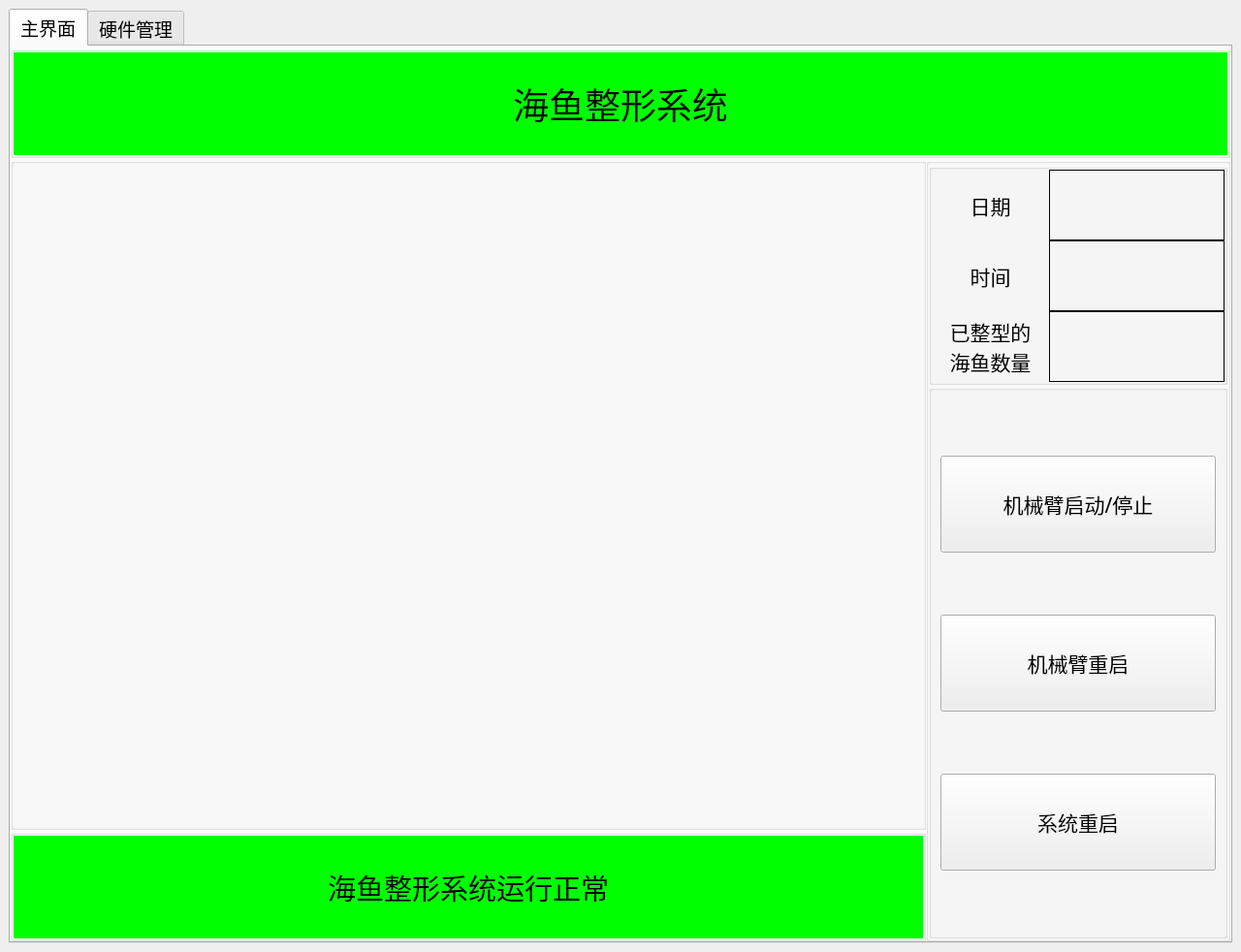
<?xml version="1.0" encoding="UTF-8"?>
<ui version="4.0">
 <class>MainWindow</class>
 <widget class="QMainWindow" name="MainWindow">
  <property name="geometry">
   <rect>
    <x>0</x>
    <y>0</y>
    <width>1280</width>
    <height>982</height>
   </rect>
  </property>
  <property name="windowTitle">
   <string>MainWindow</string>
  </property>
  <widget class="QWidget" name="centralwidget">
   <layout class="QGridLayout" name="gridLayout_5">
    <item row="0" column="0">
     <widget class="QTabWidget" name="tabWidget">
      <property name="enabled">
       <bool>true</bool>
      </property>
      <property name="font">
       <font>
        <family>Adobe Arabic</family>
        <pointsize>14</pointsize>
       </font>
      </property>
      <property name="currentIndex">
       <number>0</number>
      </property>
      <widget class="QWidget" name="tab_main">
       <property name="layoutDirection">
        <enum>Qt::LeftToRight</enum>
       </property>
       <attribute name="title">
        <string>主界面</string>
       </attribute>
       <layout class="QVBoxLayout" name="verticalLayout_3" stretch="1,7">
        <property name="spacing">
         <number>0</number>
        </property>
        <property name="leftMargin">
         <number>0</number>
        </property>
        <property name="topMargin">
         <number>0</number>
        </property>
        <property name="rightMargin">
         <number>0</number>
        </property>
        <property name="bottomMargin">
         <number>0</number>
        </property>
        <item>
         <widget class="QGroupBox" name="groupBox">
          <property name="font">
           <font>
            <family>Adobe Arabic</family>
            <pointsize>16</pointsize>
           </font>
          </property>
          <property name="title">
           <string/>
          </property>
          <layout class="QGridLayout" name="gridLayout_2">
           <property name="leftMargin">
            <number>0</number>
           </property>
           <property name="topMargin">
            <number>0</number>
           </property>
           <property name="rightMargin">
            <number>0</number>
           </property>
           <property name="bottomMargin">
            <number>0</number>
           </property>
           <property name="spacing">
            <number>0</number>
           </property>
           <item row="0" column="0">
            <widget class="QLabel" name="label_title">
             <property name="font">
              <font>
               <family>宋体</family>
               <pointsize>28</pointsize>
              </font>
             </property>
             <property name="styleSheet">
              <string notr="true">background:rgb(0, 255, 0)</string>
             </property>
             <property name="text">
              <string>海鱼整形系统</string>
             </property>
             <property name="scaledContents">
              <bool>true</bool>
             </property>
             <property name="alignment">
              <set>Qt::AlignCenter</set>
             </property>
            </widget>
           </item>
          </layout>
         </widget>
        </item>
        <item>
         <layout class="QHBoxLayout" name="horizontalLayout" stretch="3,1">
          <item>
           <layout class="QVBoxLayout" name="verticalLayout" stretch="6,1">
            <item>
             <widget class="QGroupBox" name="groupBox_2">
              <property name="title">
               <string/>
              </property>
              <layout class="QGridLayout" name="gridLayout">
               <property name="leftMargin">
                <number>0</number>
               </property>
               <property name="topMargin">
                <number>0</number>
               </property>
               <property name="rightMargin">
                <number>0</number>
               </property>
               <property name="bottomMargin">
                <number>0</number>
               </property>
               <property name="spacing">
                <number>0</number>
               </property>
               <item row="0" column="0">
                <widget class="QLabel" name="label_showpic">
                 <property name="text">
                  <string/>
                 </property>
                 <property name="pixmap">
                  <pixmap resource="picture.qrc">:/pic/window.jpg</pixmap>
                 </property>
                 <property name="scaledContents">
                  <bool>true</bool>
                 </property>
                 <property name="alignment">
                  <set>Qt::AlignCenter</set>
                 </property>
                </widget>
               </item>
              </layout>
             </widget>
            </item>
            <item>
             <widget class="QGroupBox" name="groupBox_3">
              <property name="title">
               <string/>
              </property>
              <property name="alignment">
               <set>Qt::AlignCenter</set>
              </property>
              <layout class="QGridLayout" name="gridLayout_3">
               <property name="leftMargin">
                <number>0</number>
               </property>
               <property name="topMargin">
                <number>0</number>
               </property>
               <property name="rightMargin">
                <number>0</number>
               </property>
               <property name="bottomMargin">
                <number>0</number>
               </property>
               <property name="spacing">
                <number>0</number>
               </property>
               <item row="0" column="0">
                <widget class="QLabel" name="label_sys_status">
                 <property name="font">
                  <font>
                   <family>宋体</family>
                   <pointsize>22</pointsize>
                  </font>
                 </property>
                 <property name="styleSheet">
                  <string notr="true">background:rgb(0, 255, 0)</string>
                 </property>
                 <property name="text">
                  <string>海鱼整形系统运行正常</string>
                 </property>
                 <property name="alignment">
                  <set>Qt::AlignCenter</set>
                 </property>
                </widget>
               </item>
              </layout>
             </widget>
            </item>
           </layout>
          </item>
          <item>
           <widget class="QGroupBox" name="groupBox_4">
            <property name="maximumSize">
             <size>
              <width>512</width>
              <height>16777215</height>
             </size>
            </property>
            <property name="title">
             <string/>
            </property>
            <layout class="QVBoxLayout" name="verticalLayout_4" stretch="2,5">
             <property name="spacing">
              <number>0</number>
             </property>
             <property name="leftMargin">
              <number>0</number>
             </property>
             <property name="topMargin">
              <number>0</number>
             </property>
             <property name="rightMargin">
              <number>0</number>
             </property>
             <property name="bottomMargin">
              <number>0</number>
             </property>
             <item>
              <widget class="QGroupBox" name="groupBox_5">
               <property name="title">
                <string/>
               </property>
               <layout class="QVBoxLayout" name="verticalLayout_5" stretch="1,1,1">
                <property name="spacing">
                 <number>0</number>
                </property>
                <property name="leftMargin">
                 <number>0</number>
                </property>
                <property name="topMargin">
                 <number>0</number>
                </property>
                <property name="rightMargin">
                 <number>0</number>
                </property>
                <property name="bottomMargin">
                 <number>0</number>
                </property>
                <item>
                 <layout class="QHBoxLayout" name="horizontalLayout_2" stretch="2,3">
                  <item>
                   <widget class="QLabel" name="label_riqi">
                    <property name="font">
                     <font>
                      <family>宋体</family>
                      <pointsize>16</pointsize>
                     </font>
                    </property>
                    <property name="text">
                     <string>日期</string>
                    </property>
                    <property name="alignment">
                     <set>Qt::AlignCenter</set>
                    </property>
                   </widget>
                  </item>
                  <item>
                   <widget class="QLabel" name="label_riqi_show">
                    <property name="font">
                     <font>
                      <family>宋体</family>
                      <pointsize>16</pointsize>
                     </font>
                    </property>
                    <property name="frameShape">
                     <enum>QFrame::Box</enum>
                    </property>
                    <property name="text">
                     <string/>
                    </property>
                    <property name="alignment">
                     <set>Qt::AlignCenter</set>
                    </property>
                   </widget>
                  </item>
                 </layout>
                </item>
                <item>
                 <layout class="QHBoxLayout" name="horizontalLayout_3" stretch="2,3">
                  <item>
                   <widget class="QLabel" name="label_time">
                    <property name="font">
                     <font>
                      <family>宋体</family>
                      <pointsize>16</pointsize>
                     </font>
                    </property>
                    <property name="text">
                     <string>时间</string>
                    </property>
                    <property name="alignment">
                     <set>Qt::AlignCenter</set>
                    </property>
                   </widget>
                  </item>
                  <item>
                   <widget class="QLabel" name="label_time_show">
                    <property name="font">
                     <font>
                      <family>宋体</family>
                      <pointsize>16</pointsize>
                     </font>
                    </property>
                    <property name="frameShape">
                     <enum>QFrame::Box</enum>
                    </property>
                    <property name="text">
                     <string/>
                    </property>
                    <property name="alignment">
                     <set>Qt::AlignCenter</set>
                    </property>
                   </widget>
                  </item>
                 </layout>
                </item>
                <item>
                 <layout class="QHBoxLayout" name="horizontalLayout_4" stretch="2,3">
                  <item>
                   <widget class="QLabel" name="label_work">
                    <property name="font">
                     <font>
                      <family>宋体</family>
                      <pointsize>16</pointsize>
                     </font>
                    </property>
                    <property name="text">
                     <string>已整型的
海鱼数量</string>
                    </property>
                    <property name="alignment">
                     <set>Qt::AlignCenter</set>
                    </property>
                   </widget>
                  </item>
                  <item>
                   <widget class="QLabel" name="label_work_show">
                    <property name="font">
                     <font>
                      <family>宋体</family>
                      <pointsize>16</pointsize>
                     </font>
                    </property>
                    <property name="frameShape">
                     <enum>QFrame::Box</enum>
                    </property>
                    <property name="text">
                     <string/>
                    </property>
                    <property name="alignment">
                     <set>Qt::AlignCenter</set>
                    </property>
                   </widget>
                  </item>
                 </layout>
                </item>
               </layout>
              </widget>
             </item>
             <item>
              <widget class="QGroupBox" name="groupBox_6">
               <property name="enabled">
                <bool>true</bool>
               </property>
               <property name="title">
                <string/>
               </property>
               <layout class="QVBoxLayout" name="verticalLayout_6">
                <item>
                 <widget class="QPushButton" name="pushButton_start">
                  <property name="enabled">
                   <bool>true</bool>
                  </property>
                  <property name="minimumSize">
                   <size>
                    <width>0</width>
                    <height>100</height>
                   </size>
                  </property>
                  <property name="font">
                   <font>
                    <family>宋体</family>
                    <pointsize>16</pointsize>
                   </font>
                  </property>
                  <property name="text">
                   <string>机械臂启动/停止</string>
                  </property>
                 </widget>
                </item>
                <item>
                 <widget class="QPushButton" name="pushButton_reflash">
                  <property name="minimumSize">
                   <size>
                    <width>0</width>
                    <height>100</height>
                   </size>
                  </property>
                  <property name="font">
                   <font>
                    <family>宋体</family>
                    <pointsize>16</pointsize>
                   </font>
                  </property>
                  <property name="text">
                   <string>机械臂重启</string>
                  </property>
                 </widget>
                </item>
                <item>
                 <widget class="QPushButton" name="pushButton_sys_restart">
                  <property name="minimumSize">
                   <size>
                    <width>0</width>
                    <height>100</height>
                   </size>
                  </property>
                  <property name="font">
                   <font>
                    <family>宋体</family>
                    <pointsize>16</pointsize>
                   </font>
                  </property>
                  <property name="text">
                   <string>系统重启</string>
                  </property>
                 </widget>
                </item>
               </layout>
              </widget>
             </item>
            </layout>
           </widget>
          </item>
         </layout>
        </item>
       </layout>
      </widget>
      <widget class="QWidget" name="tab_EQ">
       <attribute name="title">
        <string>硬件管理</string>
       </attribute>
       <layout class="QGridLayout" name="gridLayout_4">
        <property name="leftMargin">
         <number>0</number>
        </property>
        <property name="topMargin">
         <number>0</number>
        </property>
        <property name="rightMargin">
         <number>0</number>
        </property>
        <property name="bottomMargin">
         <number>0</number>
        </property>
        <property name="spacing">
         <number>0</number>
        </property>
        <item row="0" column="0">
         <widget class="QGroupBox" name="groupBox_7">
          <property name="title">
           <string/>
          </property>
          <layout class="QGridLayout" name="gridLayout_6">
           <property name="leftMargin">
            <number>0</number>
           </property>
           <property name="topMargin">
            <number>0</number>
           </property>
           <property name="rightMargin">
            <number>0</number>
           </property>
           <property name="bottomMargin">
            <number>0</number>
           </property>
           <item row="0" column="0">
            <layout class="QVBoxLayout" name="verticalLayout_2" stretch="1,7">
             <item>
              <widget class="QLabel" name="label">
               <property name="font">
                <font>
                 <family>宋体</family>
                 <pointsize>24</pointsize>
                </font>
               </property>
               <property name="styleSheet">
                <string notr="true">background-color:rgb(0,255,0)</string>
               </property>
               <property name="text">
                <string>海鱼整形系统管理界面</string>
               </property>
               <property name="alignment">
                <set>Qt::AlignCenter</set>
               </property>
              </widget>
             </item>
             <item>
              <widget class="QGroupBox" name="groupBox_8">
               <property name="title">
                <string/>
               </property>
               <layout class="QGridLayout" name="gridLayout_7">
                <property name="leftMargin">
                 <number>0</number>
                </property>
                <property name="topMargin">
                 <number>0</number>
                </property>
                <property name="rightMargin">
                 <number>0</number>
                </property>
                <property name="bottomMargin">
                 <number>0</number>
                </property>
                <item row="0" column="0">
                 <widget class="QSplitter" name="splitter">
                  <property name="orientation">
                   <enum>Qt::Horizontal</enum>
                  </property>
                  <widget class="QGroupBox" name="groupBox_9">
                   <property name="font">
                    <font>
                     <family>宋体</family>
                     <pointsize>16</pointsize>
                    </font>
                   </property>
                   <property name="title">
                    <string>硬件检测</string>
                   </property>
                   <property name="alignment">
                    <set>Qt::AlignCenter</set>
                   </property>
                   <layout class="QHBoxLayout" name="horizontalLayout_10" stretch="1,3">
                    <item>
                     <layout class="QVBoxLayout" name="verticalLayout_8">
                      <item>
                       <widget class="QLabel" name="label_2">
                        <property name="text">
                         <string>工业相机：</string>
                        </property>
                        <property name="alignment">
                         <set>Qt::AlignCenter</set>
                        </property>
                       </widget>
                      </item>
                      <item>
                       <widget class="QLabel" name="label_3">
                        <property name="text">
                         <string>PLC：</string>
                        </property>
                        <property name="alignment">
                         <set>Qt::AlignCenter</set>
                        </property>
                       </widget>
                      </item>
                      <item>
                       <widget class="QLabel" name="label_4">
                        <property name="text">
                         <string>硬件3：</string>
                        </property>
                        <property name="alignment">
                         <set>Qt::AlignCenter</set>
                        </property>
                       </widget>
                      </item>
                      <item>
                       <widget class="QLabel" name="label_5">
                        <property name="text">
                         <string>硬件4：</string>
                        </property>
                        <property name="alignment">
                         <set>Qt::AlignCenter</set>
                        </property>
                       </widget>
                      </item>
                      <item>
                       <widget class="QLabel" name="label_6">
                        <property name="text">
                         <string>硬件5：</string>
                        </property>
                        <property name="alignment">
                         <set>Qt::AlignCenter</set>
                        </property>
                       </widget>
                      </item>
                      <item>
                       <widget class="QLabel" name="label_7">
                        <property name="text">
                         <string>硬件6：</string>
                        </property>
                        <property name="alignment">
                         <set>Qt::AlignCenter</set>
                        </property>
                       </widget>
                      </item>
                      <item>
                       <widget class="QLabel" name="label_8">
                        <property name="text">
                         <string>硬件7：</string>
                        </property>
                        <property name="alignment">
                         <set>Qt::AlignCenter</set>
                        </property>
                       </widget>
                      </item>
                      <item>
                       <widget class="QLabel" name="label_9">
                        <property name="text">
                         <string>硬件8：</string>
                        </property>
                        <property name="alignment">
                         <set>Qt::AlignCenter</set>
                        </property>
                       </widget>
                      </item>
                     </layout>
                    </item>
                    <item>
                     <layout class="QVBoxLayout" name="verticalLayout_7">
                      <item>
                       <widget class="QLabel" name="label_15">
                        <property name="frameShape">
                         <enum>QFrame::Box</enum>
                        </property>
                        <property name="text">
                         <string>无</string>
                        </property>
                        <property name="alignment">
                         <set>Qt::AlignCenter</set>
                        </property>
                       </widget>
                      </item>
                      <item>
                       <widget class="QLabel" name="label_12">
                        <property name="frameShape">
                         <enum>QFrame::Box</enum>
                        </property>
                        <property name="text">
                         <string>无</string>
                        </property>
                        <property name="alignment">
                         <set>Qt::AlignCenter</set>
                        </property>
                       </widget>
                      </item>
                      <item>
                       <widget class="QLabel" name="label_10">
                        <property name="frameShape">
                         <enum>QFrame::Box</enum>
                        </property>
                        <property name="text">
                         <string>无</string>
                        </property>
                        <property name="alignment">
                         <set>Qt::AlignCenter</set>
                        </property>
                       </widget>
                      </item>
                      <item>
                       <widget class="QLabel" name="label_14">
                        <property name="frameShape">
                         <enum>QFrame::Box</enum>
                        </property>
                        <property name="text">
                         <string>无</string>
                        </property>
                        <property name="alignment">
                         <set>Qt::AlignCenter</set>
                        </property>
                       </widget>
                      </item>
                      <item>
                       <widget class="QLabel" name="label_11">
                        <property name="frameShape">
                         <enum>QFrame::Box</enum>
                        </property>
                        <property name="text">
                         <string>无</string>
                        </property>
                        <property name="alignment">
                         <set>Qt::AlignCenter</set>
                        </property>
                       </widget>
                      </item>
                      <item>
                       <widget class="QLabel" name="label_17">
                        <property name="frameShape">
                         <enum>QFrame::Box</enum>
                        </property>
                        <property name="text">
                         <string>无</string>
                        </property>
                        <property name="alignment">
                         <set>Qt::AlignCenter</set>
                        </property>
                       </widget>
                      </item>
                      <item>
                       <widget class="QLabel" name="label_13">
                        <property name="frameShape">
                         <enum>QFrame::Box</enum>
                        </property>
                        <property name="text">
                         <string>无</string>
                        </property>
                        <property name="alignment">
                         <set>Qt::AlignCenter</set>
                        </property>
                       </widget>
                      </item>
                      <item>
                       <widget class="QLabel" name="label_16">
                        <property name="frameShape">
                         <enum>QFrame::Box</enum>
                        </property>
                        <property name="text">
                         <string>无</string>
                        </property>
                        <property name="alignment">
                         <set>Qt::AlignCenter</set>
                        </property>
                       </widget>
                      </item>
                     </layout>
                    </item>
                   </layout>
                  </widget>
                  <widget class="QGroupBox" name="groupBox_10">
                   <property name="maximumSize">
                    <size>
                     <width>480</width>
                     <height>16777215</height>
                    </size>
                   </property>
                   <property name="font">
                    <font>
                     <family>宋体</family>
                     <pointsize>16</pointsize>
                    </font>
                   </property>
                   <property name="title">
                    <string/>
                   </property>
                   <property name="alignment">
                    <set>Qt::AlignCenter</set>
                   </property>
                   <layout class="QVBoxLayout" name="verticalLayout_9" stretch="3,2">
                    <property name="leftMargin">
                     <number>0</number>
                    </property>
                    <property name="topMargin">
                     <number>0</number>
                    </property>
                    <property name="rightMargin">
                     <number>0</number>
                    </property>
                    <property name="bottomMargin">
                     <number>0</number>
                    </property>
                    <item>
                     <widget class="QGroupBox" name="groupBox_11">
                      <property name="title">
                       <string>海鱼规格选择</string>
                      </property>
                      <property name="alignment">
                       <set>Qt::AlignCenter</set>
                      </property>
                      <layout class="QVBoxLayout" name="verticalLayout_10" stretch="1,1,4">
                       <property name="leftMargin">
                        <number>0</number>
                       </property>
                       <property name="topMargin">
                        <number>0</number>
                       </property>
                       <property name="rightMargin">
                        <number>0</number>
                       </property>
                       <property name="bottomMargin">
                        <number>0</number>
                       </property>
                       <item>
                        <widget class="QComboBox" name="comboBox">
                         <property name="minimumSize">
                          <size>
                           <width>0</width>
                           <height>50</height>
                          </size>
                         </property>
                         <property name="maximumSize">
                          <size>
                           <width>16777215</width>
                           <height>50</height>
                          </size>
                         </property>
                        </widget>
                       </item>
                       <item>
                        <layout class="QHBoxLayout" name="horizontalLayout_5" stretch="1,3,1,3">
                         <item>
                          <widget class="QLabel" name="label_18">
                           <property name="maximumSize">
                            <size>
                             <width>16777215</width>
                             <height>16777215</height>
                            </size>
                           </property>
                           <property name="font">
                            <font>
                             <family>宋体</family>
                             <pointsize>14</pointsize>
                            </font>
                           </property>
                           <property name="text">
                            <string>长度：</string>
                           </property>
                           <property name="alignment">
                            <set>Qt::AlignCenter</set>
                           </property>
                          </widget>
                         </item>
                         <item>
                          <widget class="QLabel" name="label_19">
                           <property name="maximumSize">
                            <size>
                             <width>16777215</width>
                             <height>16777215</height>
                            </size>
                           </property>
                           <property name="font">
                            <font>
                             <family>宋体</family>
                             <pointsize>14</pointsize>
                            </font>
                           </property>
                           <property name="frameShape">
                            <enum>QFrame::Box</enum>
                           </property>
                           <property name="text">
                            <string/>
                           </property>
                           <property name="alignment">
                            <set>Qt::AlignCenter</set>
                           </property>
                          </widget>
                         </item>
                         <item>
                          <widget class="QLabel" name="label_20">
                           <property name="maximumSize">
                            <size>
                             <width>16777215</width>
                             <height>16777215</height>
                            </size>
                           </property>
                           <property name="font">
                            <font>
                             <family>宋体</family>
                             <pointsize>14</pointsize>
                            </font>
                           </property>
                           <property name="text">
                            <string>宽度：</string>
                           </property>
                           <property name="alignment">
                            <set>Qt::AlignCenter</set>
                           </property>
                          </widget>
                         </item>
                         <item>
                          <widget class="QLabel" name="label_21">
                           <property name="maximumSize">
                            <size>
                             <width>16777215</width>
                             <height>16777215</height>
                            </size>
                           </property>
                           <property name="font">
                            <font>
                             <family>宋体</family>
                             <pointsize>14</pointsize>
                            </font>
                           </property>
                           <property name="frameShape">
                            <enum>QFrame::Box</enum>
                           </property>
                           <property name="text">
                            <string/>
                           </property>
                           <property name="alignment">
                            <set>Qt::AlignCenter</set>
                           </property>
                          </widget>
                         </item>
                        </layout>
                       </item>
                       <item>
                        <widget class="QLabel" name="label_22">
                         <property name="text">
                          <string>对应海鱼图片展示</string>
                         </property>
                         <property name="alignment">
                          <set>Qt::AlignCenter</set>
                         </property>
                        </widget>
                       </item>
                      </layout>
                     </widget>
                    </item>
                    <item>
                     <widget class="QGroupBox" name="groupBox_12">
                      <property name="title">
                       <string>海鱼规格设置</string>
                      </property>
                      <property name="alignment">
                       <set>Qt::AlignCenter</set>
                      </property>
                      <layout class="QVBoxLayout" name="verticalLayout_11" stretch="1,1,1,1">
                       <property name="leftMargin">
                        <number>0</number>
                       </property>
                       <property name="topMargin">
                        <number>0</number>
                       </property>
                       <property name="rightMargin">
                        <number>0</number>
                       </property>
                       <property name="bottomMargin">
                        <number>0</number>
                       </property>
                       <item>
                        <layout class="QHBoxLayout" name="horizontalLayout_7" stretch="1,3">
                         <item>
                          <widget class="QLabel" name="label_23">
                           <property name="text">
                            <string>品种：</string>
                           </property>
                           <property name="alignment">
                            <set>Qt::AlignCenter</set>
                           </property>
                          </widget>
                         </item>
                         <item>
                          <widget class="QLineEdit" name="lineEdit">
                           <property name="minimumSize">
                            <size>
                             <width>0</width>
                             <height>50</height>
                            </size>
                           </property>
                          </widget>
                         </item>
                        </layout>
                       </item>
                       <item>
                        <layout class="QHBoxLayout" name="horizontalLayout_8" stretch="1,3">
                         <item>
                          <widget class="QLabel" name="label_24">
                           <property name="text">
                            <string>长度：</string>
                           </property>
                           <property name="alignment">
                            <set>Qt::AlignCenter</set>
                           </property>
                          </widget>
                         </item>
                         <item>
                          <widget class="QLineEdit" name="lineEdit_2">
                           <property name="minimumSize">
                            <size>
                             <width>0</width>
                             <height>50</height>
                            </size>
                           </property>
                          </widget>
                         </item>
                        </layout>
                       </item>
                       <item>
                        <layout class="QHBoxLayout" name="horizontalLayout_9" stretch="1,3">
                         <item>
                          <widget class="QLabel" name="label_25">
                           <property name="text">
                            <string>宽度：</string>
                           </property>
                           <property name="alignment">
                            <set>Qt::AlignCenter</set>
                           </property>
                          </widget>
                         </item>
                         <item>
                          <widget class="QLineEdit" name="lineEdit_3">
                           <property name="minimumSize">
                            <size>
                             <width>0</width>
                             <height>50</height>
                            </size>
                           </property>
                          </widget>
                         </item>
                        </layout>
                       </item>
                       <item>
                        <layout class="QHBoxLayout" name="horizontalLayout_6" stretch="1,1">
                         <item>
                          <widget class="QPushButton" name="pushButton">
                           <property name="minimumSize">
                            <size>
                             <width>0</width>
                             <height>50</height>
                            </size>
                           </property>
                           <property name="text">
                            <string>添加海鱼规格</string>
                           </property>
                          </widget>
                         </item>
                         <item>
                          <widget class="QPushButton" name="pushButton_2">
                           <property name="minimumSize">
                            <size>
                             <width>0</width>
                             <height>50</height>
                            </size>
                           </property>
                           <property name="text">
                            <string>删除海鱼规格</string>
                           </property>
                          </widget>
                         </item>
                        </layout>
                       </item>
                      </layout>
                     </widget>
                    </item>
                   </layout>
                  </widget>
                 </widget>
                </item>
               </layout>
              </widget>
             </item>
            </layout>
           </item>
          </layout>
         </widget>
        </item>
       </layout>
      </widget>
     </widget>
    </item>
   </layout>
  </widget>
 </widget>
 <resources>
  <include location="picture.qrc"/>
  <include location="picture.qrc"/>
  <include location="picture.qrc"/>
  <include location="picture.qrc"/>
  <include location="picture.qrc"/>
  <include location="picture.qrc"/>
  <include location="picture.qrc"/>
  <include location="picture.qrc"/>
  <include location="picture.qrc"/>
  <include location="picture.qrc"/>
  <include location="picture.qrc"/>
  <include location="picture.qrc"/>
  <include location="picture.qrc"/>
 </resources>
 <connections/>
</ui>
